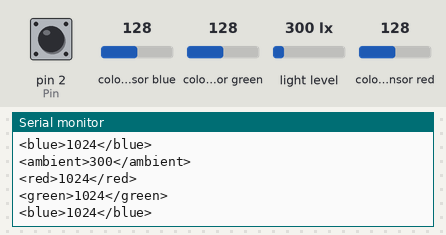
This sketch was run on a simulated Arduino Uno, built with avr-gcc and run on an emulated ATmega328P. On the bench: the last lines printed to the serial monitor. Inputs (shaded band) come from the test bench; at power-on: colour sensor blue 128, colour sensor green 128, light level 300 lx, colour sensor red 128, pin 2 (Pin) HIGH.

Above: at 1.7 s.
1.8 s: colour sensor blue set to 5
At 3.1 s:
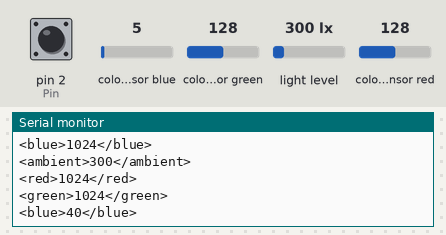
3.3 s: colour sensor green set to 5
At 4.4 s:
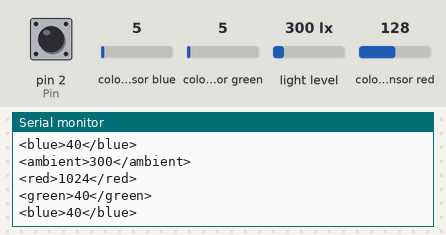
4.8 s: light level set to 40 lx
6.3 s: colour sensor red set to 5
At 7.4 s:
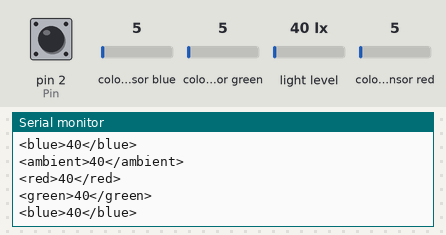

Measured:
- after the input at 1.8 s, the serial monitor: prints a new line after 0.80 s (image 1)
- after the input at 3.3 s, the serial monitor: prints a new line after 0.29 s (image 2)
- after the input at 6.3 s, the serial monitor: prints a new line after 0.31 s (image 3)

The sketch:

apds.ino
```cpp
#include <Wire.h>
#include "SparkFun_APDS9960.h"

SparkFun_APDS9960 apds = SparkFun_APDS9960();
int isr_flag = 0;

typedef struct APDS {
  char Pin;
  uint16_t ambient_light = 0;
  uint16_t red_light = 0;
  uint16_t green_light = 0;
  uint16_t blue_light = 0;
} APDS;
static struct APDS str;


void APDS_Setup(struct APDS* in) {
  attachInterrupt(0, interruptRoutine, FALLING);
  if ( apds.init() ) {
    Serial.println(F("APDS-9960 initialization complete"));
  }
  if ( apds.enableLightSensor(false) ) {
    Serial.println(F("Light sensor is now running"));
  }
  delay(500);
}

void APDS_Loop(struct APDS* in) {
  if ( !apds.readAmbientLight(in->ambient_light) ||
    !apds.readRedLight(in->red_light) ||
    !apds.readGreenLight(in->green_light) ||
    !apds.readBlueLight(in->blue_light) ) {

    Serial.println("Error reading light values");

  } else {
    Serial.print("<ambient>");
      Serial.print(in->ambient_light);
    Serial.println("</ambient>");
    Serial.print("<red>");
      Serial.print(in->red_light);
    Serial.println("</red>");
    Serial.print("<green>");
      Serial.print(in->green_light);
    Serial.println("</green>");
    Serial.print("<blue>");
      Serial.print(in->blue_light);
    Serial.println("</blue>");
  }
}

void setup() {
  str.Pin = 2;
  Serial.begin(9600);

  APDS_Setup(&str);
}

void loop() {
  APDS_Loop(&str);
  delay(1000);
}

void interruptRoutine() {
  isr_flag = 1;
}
```
